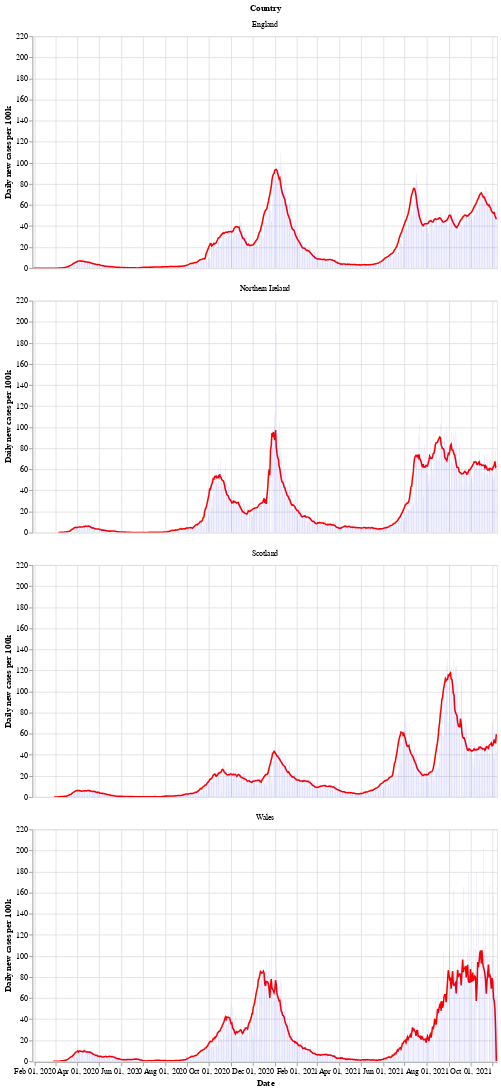

Notebook code for this chart:
### Markdown cell above
Next is a bar chart of the number of new cases in each country (per 100k population), with the 7 day moving average of cases. Again we see that Wales saw a longer period of raising and falling cases compared to the other countries.

After a period of cases falling, each nation is now seeing a rise in the number of cases - especially in Wales.

### Code cell
# collapse
bars = alt.Chart(uk_cases).mark_bar().encode(
    x=alt.X("yearmonthdate(date):T", axis=alt.Axis(title='Date')),
    y=alt.Y("newCasesRate:Q", axis=alt.Axis(title='Daily new cases per 100k')),
    tooltip='newCasesRate',
    color=alt.condition(
        alt.datum.dailyChange > 0,
        alt.value("orange"),  # The positive color
        alt.value("blue")  # The negative color
    )
).properties(title='New cases per 100k population with rolling 7 day average', width=600).interactive()
line = alt.Chart(uk_cases).mark_line(
    color='red',
    size=2,
).transform_window(
    rolling_mean='mean(newCasesRate)',
    frame=[0, 7],
    groupby=['areaName']
).encode(
    x='yearmonthdate(date):T',
    y='rolling_mean:Q'
)
alt.layer(line, bars, data=uk_cases).facet(alt.Row('areaName', title='Country'), columns=1)

### Figure 1 — Vega-Lite specification as saved in the notebook (floating-point values rounded to 4 significant figures; data arrays with more than 128 entries replaced by an {"elided": "..."} marker saying what was removed)
{"config": {"view": {"continuousWidth": 400, "continuousHeight": 300}}, "data": {"name": "data-429437aa7fc522a472957dd9d85a7b5a"}, "facet": {"type": "nominal", "field": "areaName", "title": "Country"}, "spec": {"layer": [{"mark": {"type": "line", "color": "red", "size": 2}, "encoding": {"x": {"type": "temporal", "field": "date", "timeUnit": "yearmonthdate"}, "y": {"type": "quantitative", "field": "rolling_mean"}}, "transform": [{"window": [{"op": "mean", "field": "newCasesRate", "as": "rolling_mean"}], "frame": [0, 7], "groupby": ["areaName"]}]}, {"mark": "bar", "encoding": {"color": {"condition": {"value": "orange", "test": "(datum.dailyChange > 0)"}, "value": "blue"}, "tooltip": {"type": "quantitative", "field": "newCasesRate"}, "x": {"type": "temporal", "axis": {"title": "Date"}, "field": "date", "timeUnit": "yearmonthdate"}, "y": {"type": "quantitative", "axis": {"title": "Daily new cases per 100k"}, "field": "newCasesRate"}}, "selection": {"selector002": {"type": "interval", "bind": "scales", "encodings": ["x", "y"]}}, "title": "New cases per 100k population with rolling 7 day average", "width": 600}]}, "columns": 1, "$schema": "https://vega.github.io/schema/vega-lite/v4.8.1.json", "datasets": {"data-429437aa7fc522a472957dd9d85a7b5a": {"elided": "2496 records"}}}
